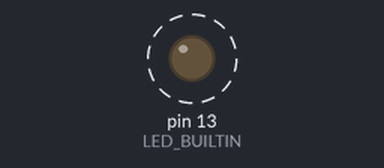
The sketch below on a simulated Arduino Uno, built with avr-gcc and run on an emulated ATmega328P. Parts: output pins drawn as LEDs (lit = HIGH). Dashed ring = blinking.

Above: at 0.5 s.
Timing chart, 0 to 3.0 s (numbered marks = the images above):
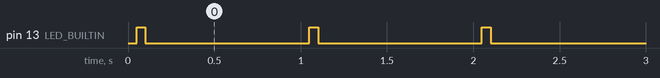

Measured:
- by itself, pin 13 (LED_BUILTIN): alternates HIGH for 0.05 s and LOW for 0.95 s

The sketch:

IntervalBlink.ino
```cpp
//-------------------------------------------------------------------------------
// NON-BLOCKING-BLINK
//-------------------------------------------------------------------------------
#include "IntervalMgr.h"
// INTERVAL_MAX_HANDLERS defined in IntervalMgr.h (default 10)
// In this sketch we are using 1 handler from 10 available
IntervalManager intervals;
//-------------------------------------------------------------------------------
void flash( void ) { // non blocking function to flash the built in led, call every 50ms
    static uint8_t count = 0;
    digitalWrite( LED_BUILTIN, ( count == 0 ) ? HIGH : LOW );
    count = ( count + 1 ) % 20; // reset the counter when it reaches 20 ( 20x 50ms => 1 second )
}
//-------------------------------------------------------------------------------
void setup( void ) {
    Serial.begin( 115200 );
    pinMode( LED_BUILTIN, OUTPUT );
    uint32_t now = millis();
    //         index function ms from
    intervals.set( 0, flash, 50, now ); // The flash function will be executed every 50ms
    // intervals.set( 1, dummy, 1000, now ); // call up to 10 functions with custom intervals
    //  ...
    // intervals.set( 9, dummy, 10000, now ); // for more than 10, modify INTERVAL_MAX_HANDLERS in IntervalMgr.h
}
//-------------------------------------------------------------------------------
void loop( void ) {
    intervals.loop();
}
//-------------------------------------------------------------------------------
```

IntervalMgr.cpp
```cpp
#include "IntervalMgr.h"
//-------------------------------------------------------------------------------
Handler::Handler() : callback_( nullptr ), interval_( 0 ), oldTime_( 0 ) {}
//-------------------------------------------------------------------------------
void Handler::set( Callback func, uint32_t interval, uint32_t now ) {
    callback_ = func;
    interval_ = interval;
    oldTime_ = now;
}
//-------------------------------------------------------------------------------
void Handler::poll(uint32_t now) {
    if( callback_ != nullptr && now - oldTime_ >= interval_ ) {
        oldTime_ += interval_;
        callback_();
    }
}
//-------------------------------------------------------------------------------
bool Handler::isEnabled() const {
    return( callback_ != nullptr && interval_ > 0 );
}
//-------------------------------------------------------------------------------
void Handler::disable() {
    callback_ = nullptr;
}
//-------------------------------------------------------------------------------
IntervalManager::IntervalManager( void ) {
    for( int i = 0; i < INTERVAL_MAX_HANDLERS; i++ ) {
        handlers_[i].disable();
    }
}
//-------------------------------------------------------------------------------
void IntervalManager::set( int index, Handler::Callback func, uint32_t interval, uint32_t time ) {
    if( index < 0 || index >= INTERVAL_MAX_HANDLERS ) return;
    handlers_[index].set( func, interval, time );
}
//-------------------------------------------------------------------------------
void IntervalManager::loop() {
    uint32_t now = millis();
    for( int i = 0; i < INTERVAL_MAX_HANDLERS; i++ ) {
        if( handlers_[i].isEnabled() ) {
            handlers_[i].poll(now);
        }
    }
}
//-------------------------------------------------------------------------------
```

IntervalMgr.h
```cpp
#ifndef INTERVALMGR_H
#define INTERVALMGR_H
//-------------------------------------------------------------------------------
#define INTERVAL_MAX_HANDLERS 10 // set the maximumum array size
//-------------------------------------------------------------------------------
// compile time check
#if INTERVAL_MAX_HANDLERS <= 0
#error "INTERVAL_MAX_HANDLERS must be > 0"
#endif
//-------------------------------------------------------------------------------
// compile time check
#if INTERVAL_MAX_HANDLERS > 50
#warning "Large INTERVAL_MAX_HANDLERS may consume significant RAM"
#endif
//-------------------------------------------------------------------------------
#include <stdint.h>
#include "Arduino.h"
//-------------------------------------------------------------------------------
class Handler {
    public:
        using Callback = void ( * )();

        Handler();
        void set( Callback func, uint32_t interval, uint32_t now );
        void poll(uint32_t now);
        void disable();
        bool isEnabled() const;

    private:
        Callback callback_;
        uint32_t interval_;
        uint32_t oldTime_;
};
//-------------------------------------------------------------------------------
class IntervalManager {
    public:
        IntervalManager( void );
        void set( int index, Handler::Callback func, uint32_t interval, uint32_t now );
        void loop();
    private:
        Handler handlers_[INTERVAL_MAX_HANDLERS];
};
//-------------------------------------------------------------------------------
#endif // INTERVALMGR_H
```
